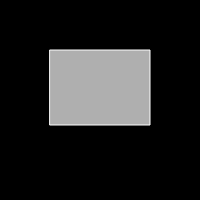
Frame 1 (no input)
Frame 60 (no input): identical to frame 1, image omitted
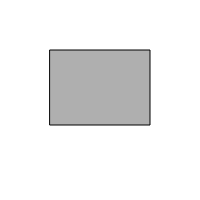
Frame 120 (the mouse pressed at the canvas centre since frame 60)

The p5.js sketch that drew these frames (run headless with seeded random() and noise() and a simulated clock; from frame 60 on, the mouse is pressed at the canvas centre):

// p5.js sketch
// ── sketch.js
// Learning Processing
// Daniel Shiffman
// http://www.learningprocessing.com

// Example 5-4: Hold down the button
let button = false;

let x = 50;
let y = 50;
let w = 100;
let h = 75;

function setup() {
  createCanvas(200,200); 
}

function draw() {
  // The button is pressed if (mouseX,mouseY) is inside the rectangle and mousePressed is true.
  if (mouseX > x && mouseX < x+w && mouseY > y && mouseY < y+h && mouseIsPressed) {
    button = true; 
  } else {
    button = false;
  }

 if (button) {
    background(255);
    stroke(0);
  } else {
    background(0);
    stroke(255);
  }
  
  fill(175);
  rect(x,y,w,h);
}
